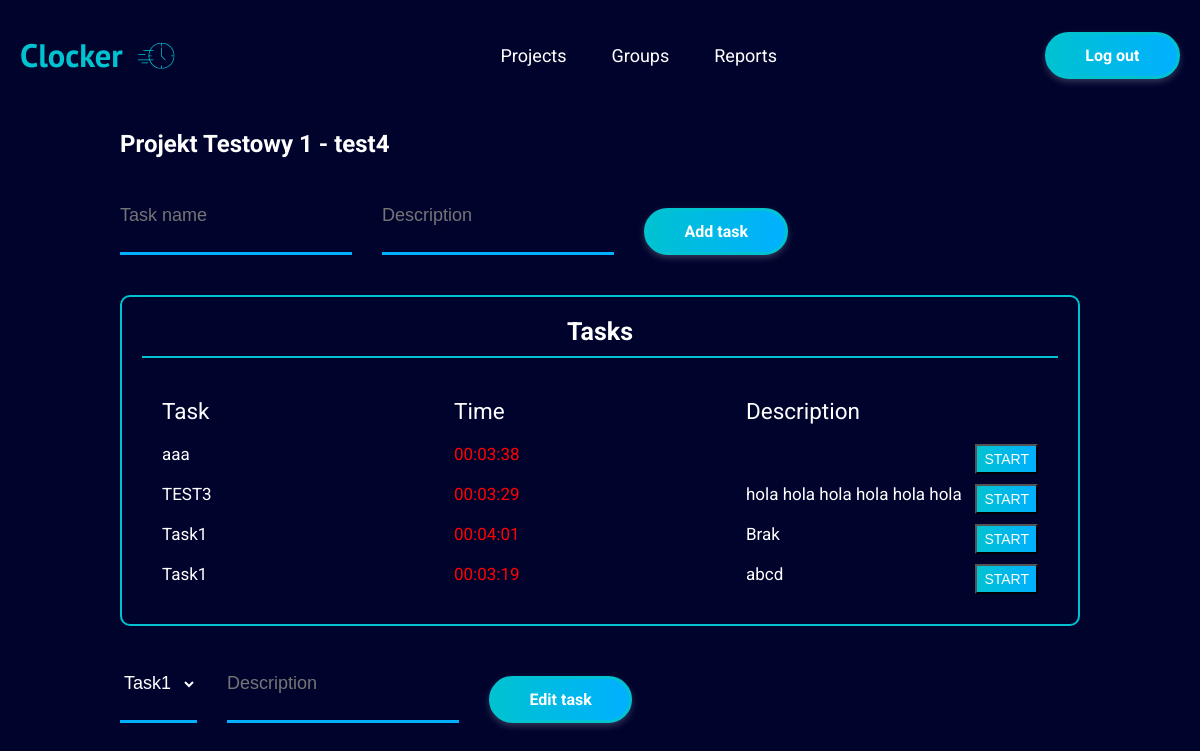
/project_details.php?P_id=1 (signed in), run on the app's committed database.
### tables this page shows
CREATE TABLE `projects` (
  `ID` int(11) NOT NULL,
  `user_id` int(11) NOT NULL,
  `group_id` int(11) DEFAULT NULL,
  `client_id` int(11) NOT NULL,
  `name` varchar(200) NOT NULL
);

CREATE TABLE `tasks` (
  `ID` int(11) NOT NULL,
  `project_id` int(11) NOT NULL,
  `name` varchar(100) NOT NULL,
  `description` varchar(255) NOT NULL,
  `start` timestamp NOT NULL DEFAULT current_timestamp(),
  `stop` timestamp NOT NULL DEFAULT current_timestamp(),
  `status` tinyint(1) NOT NULL DEFAULT 0,
  `timer` time NOT NULL DEFAULT '00:00:00'
);

### project_details.php (the view, shortened to what this page needs)
<!DOCTYPE html>
<html lang="en">
<?php require_once "_head.php" ?>
<body>
  <?php require_once "_navbar_main.php" ?>
  <div class="container">
    <div>
      <h2>
          <?php
          require_once "connect.php";
          $id = $_SESSION['p_id'];
          $sql = "SELECT p.name   FROM projects as p  WHERE p.ID=:id  ";
          $handle = $pdo->prepare($sql);
          $params = ['id' => $id];
          $handle->execute($params);
          if($handle->rowCount()>0) {
              $getRow = $handle->fetch(PDO::FETCH_ASSOC);
              $name = $getRow['name'];
              echo $name . " - " . $_SESSION['name'];
          }
      ?></h2>
    </div>
    <form class="add-project__container" method="post" action="<?php echo $_SERVER['PHP_SELF']; ?>">
      <input class="form__input" type="text" name="task_name" placeholder="Task name"
             value="<?php echo (isset($valName) ? $valName : '') ?>">
        <input class="form__input" type="text" name="description" placeholder="Description"
               value="<?php echo(isset($valName) ? $valName : '') ?>">
      <input type="submit" name="Add" value="Add task"
        class="form__btn btn-primary btn-primary--filled" />
    </form>
    <div class="projects">
      <h3 class="projects__title">Tasks</h3>
      <div class="projects__container">
        <div class="projects__row-container projects__header">
          <span>Task</span>
          <span>Time</span>
          <span>Description</span>
        </div>
          <?php
          require_once "connect.php";
          $id = $_SESSION['p_id'];
          $sql = "SELECT t.ID,t.name, t.timer, t.description, t.status FROM tasks as t WHERE t.project_id=:id ORDER BY t.ID DESC";
          $handle = $pdo->prepare($sql);
          $params = ['id' => $id];
          $handle->execute($params);
          if($handle->rowCount()>0){
              while($getRow = $handle->fetch(PDO::FETCH_ASSOC)){
                  $name=$getRow['name'];
                  $desc=$getRow['description'];
                  $timer=strtotime($getRow['timer']);
                  $timer=date("H:i:s",$timer);
                  if($getRow['status']==1){
                      $status = 'STOP';
                      $classa='class="not-working"';
                  }
                  else {
                      $status = 'START';
                      $classa='class="working"';
                  }
                  $t_id=$getRow['ID'];
                  echo '<form class="projects__row-container" method="post" action="'.$_SERVER['PHP_SELF'].'">
                           <input name="task_id" style="display: none" value="'.$t_id.'">
                          <span id="project-name"  >'.$name.'</span>
                          <span '.$classa.' id="clock">'.$timer.'</span>
                          <span id="project-name">'.$desc.'</span>
                          <input type="submit" name ="button" class="details btn-primary--filled"  value="'.$status.'"/>
                        </form>';
              }
          }
          ?>
      </div>
    </div>
    <form class="add-project__container" method="POST" action="<?php echo $_SERVER['PHP_SELF']; ?>">
        <select class="form__input" name="edit-task" type="text" placeholder="Task name">
            <?php
            require_once "connect.php";
            $id = $_SESSION['p_id'];
            $sql = "select name,ID from tasks where project_id=:id";
            $handle = $pdo->prepare($sql);
            $params = ['id' => $id];
            $handle->execute($params);
            if ($handle->rowCount() > 0) {
                while ($getRow = $handle->fetch(PDO::FETCH_ASSOC)) {
                    $name = $getRow['name'];
                    $t_id=$getRow['ID'];
                    echo '<option value=' . $t_id . '>' . $name . '</option>';
                }
            }
            ?>
        </select>
        <input class="form__input" type="text" name="description" placeholder="Description"
               value="<?php echo(isset($valDesc) ? $valDesc : '') ?>">
      <input type="submit" name="submit_task" value="Edit task"
        class="form__btn btn-primary btn-primary--filled" />
    </form>
  </div>
</body>
</html>

### styles/styles.css (style rules this page uses)
:root { --bg-color: #00042d; --white: #fff; --text-gray-dark: #a8a8a8; --gradient-clr-primary: #00c2d1; --gradient-clr-secondary: #00b0ff; --bg-gradient-btn: linear-gradient(to right, #00c2d1, #00b0ff); --box-shadow-primary: 0 3px 6px rgba(255, 255, 255, 0.2); }
html { font-size: 62.5%; box-sizing: border-box; }
*, *::before, *::after { box-sizing: inherit; margin: 0; padding: 0; }
body { font-family: 'Roboto', sans-serif; font-size: 1.6rem; min-height: 100vh; background: var(--bg-color); color: var(--white); min-width: 20rem; overflow-x: hidden; }
.container { max-width: 100rem; margin: 0 auto; padding: 2rem; }
.working { color: red; }
.btn-primary { font-weight: 700; font-family: inherit; font-size: 1.6rem; text-align: center; padding: 1.1rem 3.75rem; border: 3px solid var(--gradient-clr-primary); border-radius: 10rem; cursor: pointer; box-shadow: var(--box-shadow-primary); }
.btn-primary--filled { background-image: var(--bg-gradient-btn); }
.details { position: absolute; right: 0; top: 0; padding: 0.5rem 0.7rem; font-size: 1.4rem; color: var(--white); cursor: pointer; }
option { color: #000; }
.form__input { padding: 1rem 0; font-size: 1.8rem; background: transparent; border: none; border-bottom: 3px solid var(--gradient-clr-secondary); color: var(--white); }
.form__btn { margin-top: 3rem; color: var(--white); }
.last-projects, .recent-groups, .projects { margin-top: 4rem; padding: 2rem; border: 2px solid var(--gradient-clr-primary); border-radius: 1rem; }
.last-projects__title, .recent-groups__title, .projects__title, .groups__title { font-size: 2.5rem; text-align: center; padding-bottom: 1rem; border-bottom: 2px solid var(--gradient-clr-primary); }
.add-project__container { display: flex; gap: 3rem; margin-top: 2rem; }
.projects__container { display: grid; gap: 2rem; padding: 2rem; }
.projects__row-container { display: grid; grid-template-columns: repeat(3, 1fr); font-size: 1.7rem; position: relative; }
.projects__header { font-size: 2.25rem; margin-top: 2rem; }

### data on the page
projects: name "Projekt Testowy 1"
tasks: name "aaa", timer "00:03:38", button "START"
tasks: name "TEST3", timer "00:03:29", description "hola hola hola hola hola hola", button "START"
tasks: name "Task1", timer "00:04:01", description "Brak", button "START"
tasks: name "Task1", timer "00:03:19", description "abcd", button "START"

### other printed values
$_SESSION['name'] "test4"
form field edit-task "Task1"
